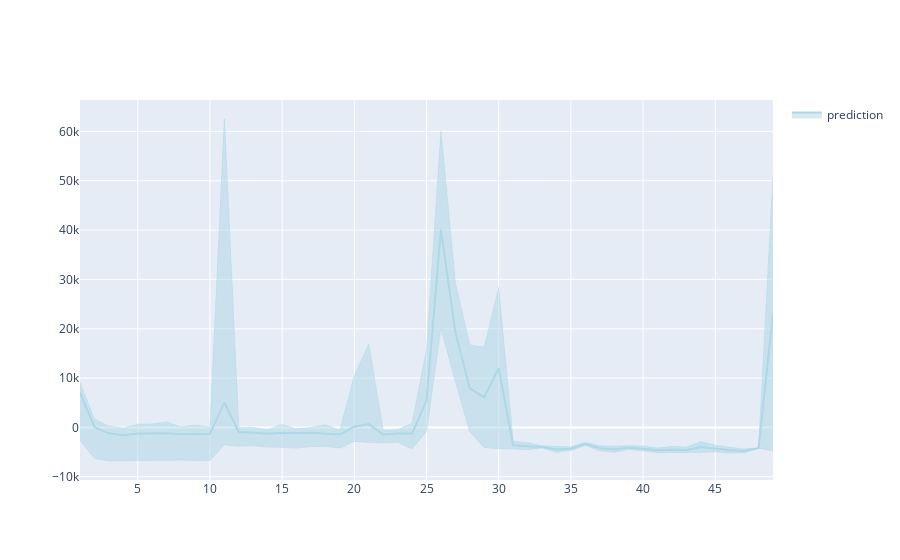

The notebook cell this image was saved under:
### Code cell
#r1_s1_med = pd.DataFrame({"lap": x, "mdelt": y})

grp = r1_s1_med.groupby("lap").agg({"mdelt":{"mean", "min", "max"}})
grp.columns = ["_".join(col) for col in grp.columns]
grp = grp.reset_index()

fig = go.Figure()
fig.add_trace(go.Scatter(x=grp["lap"], 
                         y=grp["mdelt_min"],
                         mode='lines',
                         name='mdelt_min',
                         opacity=0.75,
#                          marker = {"color":"lightblue", "width":0.5},
                         line=dict(color='lightblue', width=0.5),
                         showlegend=False
                         ))
fig.add_trace(go.Scatter(x=grp["lap"], 
                         y=grp["mdelt_mean"],
                         mode='lines',
                         name='prediction',
                         fill="tonexty",
                         line=dict(color='lightblue', width=2)
                         ))

fig.add_trace(go.Scatter(x=grp["lap"], 
                         y=grp["mdelt_max"],
                         mode='lines',
                         name='mdelt_max',
                         opacity=0.75,
                         fill="tonexty",
                         line=dict(color='lightblue', width=0.5),
                         showlegend=False
                         ))

### Figure 1 — Plotly figure (JSON) as saved in the notebook; plotly's stock layout.template omitted (floating-point values rounded to 4 significant figures)
{"data": [{"line": {"color": "lightblue", "width": 0.5}, "mode": "lines", "name": "mdelt_min", "opacity": 0.75, "showlegend": false, "type": "scatter", "x": [1, 2, 3, 4, 5, 6, 7, 8, 9, 10, 11, 12, 13, 14, 15, 16, 17, 18, 19, 20, 21, 22, 23, 24, 25, 26, 27, 28, 29, 30, 31, 32, 33, 34, 35, 36, 37, 38, 39, 40, 41, 42, 43, 44, 45, 46, 47, 48, 49], "y": [-2652.0, -6294.0, -6773.0, -6725.0, -6802.0, -6684.0, -6576.0, -6615.0, -6694.0, -6702.0, -3523.0, -3799.0, -3708.0, -3977.0, -4037.0, -4190.0, -3860.0, -3888.0, -4171.0, -2837.0, -3033.0, -3156.0, -3008.0, -4353.0, -792.8, 20140.0, 9283.0, -896.6, -4048.0, -4331.0, -4344.0, -4505.0, -4150.0, -5038.0, -4688.0, -3654.0, -4733.0, -5011.0, -4474.0, -4847.0, -5072.0, -5075.0, -5109.0, -5054.0, -4938.0, -5186.0, -5153.0, -4239.0, -4730.0]}, {"fill": "tonexty", "line": {"color": "lightblue", "width": 2}, "mode": "lines", "name": "prediction", "type": "scatter", "x": [1, 2, 3, 4, 5, 6, 7, 8, 9, 10, 11, 12, 13, 14, 15, 16, 17, 18, 19, 20, 21, 22, 23, 24, 25, 26, 27, 28, 29, 30, 31, 32, 33, 34, 35, 36, 37, 38, 39, 40, 41, 42, 43, 44, 45, 46, 47, 48, 49], "y": [7035.0, 69.09, -1196.0, -1571.0, -1237.0, -1246.0, -1197.0, -1383.0, -1306.0, -1258.0, 5016.0, -947.4, -1076.0, -1268.0, -1061.0, -1201.0, -1071.0, -1220.0, -1442.0, 146.8, 668.3, -1429.0, -1211.0, -1237.0, 5434.0, 40080.0, 19290.0, 7916.0, 6109.0, 12020.0, -3588.0, -3795.0, -3940.0, -4468.0, -4314.0, -3319.0, -4234.0, -4411.0, -4093.0, -4316.0, -4609.0, -4451.0, -4565.0, -3955.0, -4264.0, -4609.0, -4753.0, -4199.0, 23070.0]}, {"fill": "tonexty", "line": {"color": "lightblue", "width": 0.5}, "mode": "lines", "name": "mdelt_max", "opacity": 0.75, "showlegend": false, "type": "scatter", "x": [1, 2, 3, 4, 5, 6, 7, 8, 9, 10, 11, 12, 13, 14, 15, 16, 17, 18, 19, 20, 21, 22, 23, 24, 25, 26, 27, 28, 29, 30, 31, 32, 33, 34, 35, 36, 37, 38, 39, 40, 41, 42, 43, 44, 45, 46, 47, 48, 49], "y": [9115.0, 1679.0, 278.2, -120.8, 647.2, 696.4, 1106.0, 82.7, 503.3, 36.7, 62510.0, -65.3, -25.68, -460.7, 616.7, -270.3, 3.333, 521.7, -505.7, 10460.0, 16880.0, -580.7, -465.7, 857.6, 15810.0, 60020.0, 29290.0, 16730.0, 16270.0, 28370.0, -2832.0, -3085.0, -3730.0, -3899.0, -3940.0, -2984.0, -3735.0, -3811.0, -3712.0, -3786.0, -4146.0, -3827.0, -4022.0, -2857.0, -3590.0, -4033.0, -4354.0, -4159.0, 50870.0]}], "layout": {"autosize": true, "xaxis": {"autorange": true, "range": [1, 49], "type": "linear"}, "yaxis": {"autorange": true, "range": [-10650.0, 66360.0], "type": "linear"}}}
